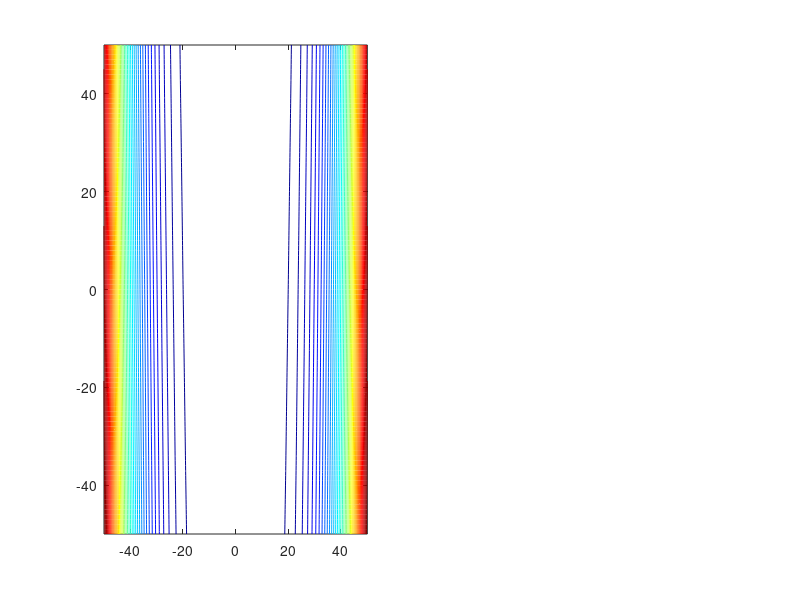

This chart was generated by the following MATLAB code: (Note: this script raises an error after producing the figure.)

% tests backtracking.m function

%x = [1; 1];
%f = @f_quadratic;
%G = find_gradient(f, x);
%p = -G; % the negative of the gradient (opposite direction)
%alpha = backtracking(x, p, f, G)


% tests gradient_descent.m function

% Set up plot
figure('Position', [0 0 1000 500]);
subplot(1, 2, 1);

%which_fig = 'f_quadratic';
%[x1, x2] = meshgrid(-60:60, -60:60);
%fx = x1.^2 + 10*x2.^2; % need to change this out with every different function

%which_fig = 'f_exp';
%[x1, x2] = meshgrid(-2:0.1:2, -1:0.1:1);
%fx = exp(x1 + 3.*x2-0.1) + exp(x1 - 3.*x2 - 0.1) + exp(-x1 - 0.1);

which_fig = 'f3';
[x1, x2] = meshgrid(-50:50, -50:50);
fx = 100 * (x2 - x1.^2).^2 + (1 - x1).^2; 

contour(x1, x2, fx, 40); 
colormap jet;
hold on;
plot(x(1,:), x(2,:), 'o');
hold on;

%x = [50; 50];
%f = @f_quadratic;
%x = [2.0; 1.0];
%f = @f_exp;
x = [40; 40];
f = @f3;
G = @find_gradient;
convergence_threshold = 0.0001;
N = 200;
[minimum_x, fx_at_minimum] = gradient_descent(f, G, x, convergence_threshold, N)

saveas(gcf, ['figs/' which_fig '.png'], 'png');

